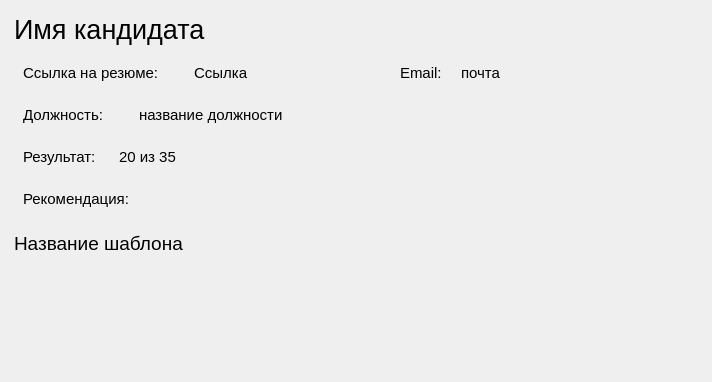
                      <widget class="QWidget" name="candidateScrollAreaWidgetContents">
                       <property name="geometry">
                        <rect>
                         <x>0</x>
                         <y>0</y>
                         <width>712</width>
                         <height>382</height>
                        </rect>
                       </property>
                       <layout class="QVBoxLayout" name="verticalLayout_38">
                        <property name="spacing">
                         <number>0</number>
                        </property>
                        <property name="leftMargin">
                         <number>0</number>
                        </property>
                        <property name="topMargin">
                         <number>0</number>
                        </property>
                        <property name="rightMargin">
                         <number>0</number>
                        </property>
                        <property name="bottomMargin">
                         <number>0</number>
                        </property>
                        <item>
                         <layout class="QVBoxLayout" name="candidateVverticalLayout">
                          <property name="spacing">
                           <number>0</number>
                          </property>
                          <property name="leftMargin">
                           <number>5</number>
                          </property>
                          <item alignment="Qt::AlignTop">
                           <widget class="QWidget" name="widget_48" native="true">
                            <layout class="QVBoxLayout" name="verticalLayout_61">
                             <item>
                              <widget class="QLabel" name="candidateFIOLabel">
                               <property name="minimumSize">
                                <size>
                                 <width>300</width>
                                 <height>40</height>
                                </size>
                               </property>
                               <property name="maximumSize">
                                <size>
                                 <width>16777215</width>
                                 <height>40</height>
                                </size>
                               </property>
                               <property name="font">
                                <font>
                                 <pointsize>20</pointsize>
                                </font>
                               </property>
                               <property name="text">
                                <string>Имя кандидата</string>
                               </property>
                              </widget>
                             </item>
                             <item>
                              <widget class="QWidget" name="widget_22" native="true">
                               <layout class="QHBoxLayout" name="horizontalLayout_29">
                                <item>
                                 <widget class="QLabel" name="llabel">
                                  <property name="minimumSize">
                                   <size>
                                    <width>120</width>
                                    <height>0</height>
                                   </size>
                                  </property>
                                  <property name="maximumSize">
                                   <size>
                                    <width>165</width>
                                    <height>16777215</height>
                                   </size>
                                  </property>
                                  <property name="font">
                                   <font>
                                    <pointsize>11</pointsize>
                                   </font>
                                  </property>
                                  <property name="text">
                                   <string>Ссылка на резюме:</string>
                                  </property>
                                 </widget>
                                </item>
                                <item>
                                 <widget class="QLabel" name="linkLabel">
                                  <property name="minimumSize">
                                   <size>
                                    <width>200</width>
                                    <height>0</height>
                                   </size>
                                  </property>
                                  <property name="maximumSize">
                                   <size>
                                    <width>150</width>
                                    <height>16777215</height>
                                   </size>
                                  </property>
                                  <property name="font">
                                   <font>
                                    <pointsize>11</pointsize>
                                   </font>
                                  </property>
                                  <property name="text">
                                   <string>Ссылка</string>
                                  </property>
                                 </widget>
                                </item>
                                <item>
                                 <widget class="QLabel" name="label110">
                                  <property name="minimumSize">
                                   <size>
                                    <width>45</width>
                                    <height>0</height>
                                   </size>
                                  </property>
                                  <property name="maximumSize">
                                   <size>
                                    <width>55</width>
                                    <height>16777215</height>
                                   </size>
                                  </property>
                                  <property name="font">
                                   <font>
                                    <pointsize>11</pointsize>
                                   </font>
                                  </property>
                                  <property name="text">
                                   <string>Email: </string>
                                  </property>
                                 </widget>
                                </item>
                                <item>
                                 <widget class="QLabel" name="emailLabel">
                                  <property name="font">
                                   <font>
                                    <pointsize>11</pointsize>
                                   </font>
                                  </property>
                                  <property name="text">
                                   <string>почта</string>
                                  </property>
                                 </widget>
                                </item>
                               </layout>
                              </widget>
                             </item>
                             <item>
                              <widget class="QWidget" name="widget_23" native="true">
                               <layout class="QHBoxLayout" name="horizontalLayout_30">
                                <item>
                                 <widget class="QLabel" name="label52">
                                  <property name="maximumSize">
                                   <size>
                                    <width>110</width>
                                    <height>16777215</height>
                                   </size>
                                  </property>
                                  <property name="font">
                                   <font>
                                    <pointsize>11</pointsize>
                                   </font>
                                  </property>
                                  <property name="text">
                                   <string>Должность:</string>
                                  </property>
                                 </widget>
                                </item>
                                <item>
                                 <widget class="QLabel" name="positionName">
                                  <property name="font">
                                   <font>
                                    <pointsize>11</pointsize>
                                   </font>
                                  </property>
                                  <property name="text">
                                   <string>название должности</string>
                                  </property>
                                 </widget>
                                </item>
                               </layout>
                              </widget>
                             </item>
                             <item>
                              <widget class="QWidget" name="widget_19" native="true">
                               <layout class="QHBoxLayout" name="horizontalLayout_26">
                                <item>
                                 <widget class="QLabel" name="label53">
                                  <property name="maximumSize">
                                   <size>
                                    <width>90</width>
                                    <height>16777215</height>
                                   </size>
                                  </property>
                                  <property name="font">
                                   <font>
                                    <pointsize>11</pointsize>
                                   </font>
                                  </property>
                                  <property name="text">
                                   <string>Результат:</string>
                                  </property>
                                 </widget>
                                </item>
                                <item>
                                 <widget class="QLabel" name="scoreLabel">
                                  <property name="font">
                                   <font>
                                    <pointsize>11</pointsize>
                                   </font>
                                  </property>
                                  <property name="text">
                                   <string>20 из 35</string>
                                  </property>
                                 </widget>
                                </item>
                               </layout>
                              </widget>
                             </item>
                             <item>
                              <widget class="QWidget" name="widget_20" native="true">
                               <layout class="QHBoxLayout" name="horizontalLayout_27">
                                <item alignment="Qt::AlignLeft|Qt::AlignTop">
                                 <widget class="QLabel" name="recommendationText">
                                  <property name="font">
                                   <font>
                                    <pointsize>11</pointsize>
                                   </font>
                                  </property>
                                  <property name="text">
                                   <string>Рекомендация: </string>
                                  </property>
                                 </widget>
                                </item>
                               </layout>
                              </widget>
                             </item>
                             <item>
                              <widget class="QLabel" name="questionnaryName">
                               <property name="minimumSize">
                                <size>
                                 <width>300</width>
                                 <height>40</height>
                                </size>
                               </property>
                               <property name="maximumSize">
                                <size>
                                 <width>300</width>
                                 <height>40</height>
                                </size>
                               </property>
                               <property name="font">
                                <font>
                                 <pointsize>14</pointsize>
                                </font>
                               </property>
                               <property name="text">
                                <string>Название шаблона</string>
                               </property>
                              </widget>
                             </item>
                             <item>
                              <widget class="QWidget" name="answersWidget" native="true">
                               <layout class="QVBoxLayout" name="verticalLayout_37">
                                <property name="spacing">
                                 <number>0</number>
                                </property>
                                <property name="leftMargin">
                                 <number>0</number>
                                </property>
                                <property name="topMargin">
                                 <number>0</number>
                                </property>
                                <property name="rightMargin">
                                 <number>0</number>
                                </property>
                                <property name="bottomMargin">
                                 <number>0</number>
                                </property>
                               </layout>
                              </widget>
                             </item>
                            </layout>
                           </widget>
                          </item>
                         </layout>
                        </item>
                       </layout>
                      </widget>
